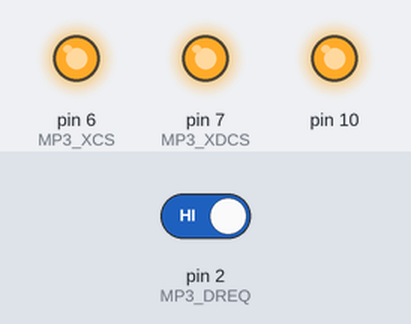
Bench run of a sketch on a simulated Arduino Uno, built with avr-gcc and run on an emulated ATmega328P. On the bench: output pins drawn as LEDs (lit = HIGH). The test bench sets the inputs (shaded band); at power-on: pin 2 (MP3_DREQ) HIGH. Random numbers use the default seed unless the sketch sets one; pins used as bus, display or sensor lines are not drawn.

Above: at 1.12 s.
1.3 s: pin 2 (MP3_DREQ) driven LOW
2.8 s: pin 2 (MP3_DREQ) driven HIGH
Timing chart, 0 to 11.8 s (numbered marks = the images above; inputs shaded):
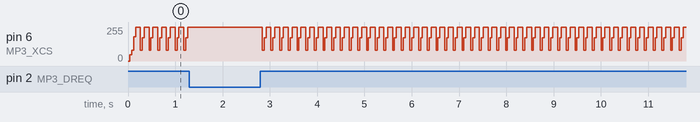

The sketch:

DSP_Asm_Sine.ino
```cpp
// VS1053b DSP code hack - Assembler stereo sine //

#include <SPI.h>

#define MP3_XCS   6
#define MP3_XDCS  7
#define MP3_DREQ  2
#define MP3_RST   8

//VS10xx SCI Registers
#define SCI_MODE        0x00
#define SCI_STATUS      0x01
#define SCI_BASS        0x02
#define SCI_CLOCKF      0x03
#define SCI_DECODE_TIME 0x04
#define SCI_AUDATA      0x05
#define SCI_WRAM        0x06
#define SCI_WRAMADDR    0x07
#define SCI_HDAT0       0x08
#define SCI_HDAT1       0x09
#define SCI_AIADDR      0x0A
#define SCI_VOL         0x0B
#define SCI_AICTRL0     0x0C
#define SCI_AICTRL1     0x0D
#define SCI_AICTRL2     0x0E
#define SCI_AICTRL3     0x0F

#define BPM 120


void setup() {

  pinMode(MP3_RST, OUTPUT);
  pinMode(MP3_DREQ, INPUT);
  pinMode(MP3_XCS, OUTPUT);
  pinMode(MP3_XDCS, OUTPUT);

  SPI.begin();

  SPI.setClockDivider(SPI_CLOCK_DIV16); // SPI speed 1MHz (16MHz / 16 = 1MHz)
  SPI.transfer(0xFF);

  digitalWrite(MP3_RST, HIGH);
  digitalWrite(MP3_XCS, HIGH);
  digitalWrite(MP3_XDCS, HIGH);

  load_code();

  WriteRegister(SCI_CLOCKF, 0x8BE8);    // set multiplier to 3.5x
  WriteRegister(SCI_VOL, 0x4F4F);       // left, right volume 0xFE-0x0
  WriteRegister(SCI_BASS, 0x0000);      // bass, treble control

  SPI.setClockDivider(SPI_CLOCK_DIV4);  // set SPI speed 4MHz (16MHz / 4 = 4MHz)

  WriteRegister(SCI_AUDATA, 0xAC44);    // set sample rate 44100 Hz
  WriteRegister(SCI_AIADDR, 0x50);      // plugin enable

}


void loop() {

  uint16_t tune = random(110, 4400);

  WriteRegister(SCI_AICTRL0, tune); // left channel frequency
  WriteRegister(SCI_AICTRL1, 4400-tune); // right channel frequency
  for (int i = 0; i < 16384; i = i + 8) WriteRegister(SCI_AICTRL2,16384-i); // both channel sine volume
  WriteRegister(SCI_AICTRL3, 0xA000); // both channel mix volume

  int tempo = 60000 / BPM;
  delay(tempo / 4);

}

void WriteRegister(char address, int data){

  while(!digitalRead(MP3_DREQ));
  digitalWrite(MP3_XCS, LOW);
  SPI.transfer(0x02);
  SPI.transfer(address);
  SPI.transfer((data >> 8) & 0xFF);
  SPI.transfer(data & 0xFF);
  while(!digitalRead(MP3_DREQ));
  digitalWrite(MP3_XCS, HIGH);

}

int ReadRegister(char address){

  while(!digitalRead(MP3_DREQ));
  digitalWrite(MP3_XCS, LOW);
  SPI.transfer(0x03);
  SPI.transfer(address);
  char response1 = SPI.transfer(0xFF);
  while(!digitalRead(MP3_DREQ));
  char response2 = SPI.transfer(0xFF);
  while(!digitalRead(MP3_DREQ));
  digitalWrite(MP3_XCS, HIGH);
  int resultvalue = response1 << 8;
  resultvalue |= response2;
  return resultvalue;

}

#define PLUGIN_SIZE 714

const static word plugin[PLUGIN_SIZE] PROGMEM = {

  0x0007,0x0001, /*copy 1*/
	0x8050,
	0x0006,0x02be, /*copy 702*/
	0x0030,0x0697,0x3700,0x0024,0x0000,0x0801,0xc010,0x0024,
	0x3f00,0x0024,0x2800,0x3140,0x0006,0x2016,0x3613,0x0024,
	0x3e12,0x0024,0x3e05,0xb814,0x3615,0x0024,0x3e00,0x3841,
	0x3e00,0xb850,0x0007,0x9250,0x3e14,0x7812,0xb880,0x930c,
	0x3800,0x0024,0x0030,0x00d0,0x3440,0x0024,0x2908,0x6400,
	0x3800,0x0024,0x003f,0xfcc1,0x0030,0x0050,0x3000,0x134c,
	0xb010,0x0024,0x38f0,0x0024,0x3430,0x8024,0x6284,0x0000,
	0x0010,0x0001,0x2800,0x30c5,0x0000,0x0024,0x002f,0xffc1,
	0xb010,0x0024,0x3800,0x0024,0x000b,0x4000,0x0006,0xc490,
	0x2908,0x7f80,0x3009,0x2000,0x0015,0xbd51,0x0030,0x0ad0,
	0x3800,0x0024,0x0000,0x01c0,0x2915,0x8300,0x0006,0xc050,
	0x0000,0x0300,0xb882,0x0024,0x2914,0xbec0,0x0006,0x6410,
	0x0001,0x0000,0x0030,0x0350,0x6284,0x2080,0x0000,0x0100,
	0x2800,0x2245,0x3800,0x0024,0xf202,0x0000,0xc010,0x0024,
	0x3800,0x0024,0x0030,0x0390,0x3000,0x0024,0x6080,0x0024,
	0x0006,0x6552,0x2800,0x2495,0x1fe0,0x0040,0x003f,0xffc0,
	0x3800,0x0024,0x1fe0,0x0040,0x0006,0x6410,0x3870,0x138c,
	0x3a00,0x00cc,0x0000,0x00c0,0x0030,0x03d2,0x3200,0x4024,
	0xb100,0x0024,0x002e,0xe001,0x3800,0x0024,0x3420,0x0024,
	0x6012,0x0024,0x0017,0x7001,0x2800,0x2fc5,0x6012,0x0024,
	0x000b,0xb801,0x2800,0x2ec5,0x6010,0x0024,0x0000,0x01c0,
	0x2800,0x2b15,0x0030,0x1090,0x3800,0x0024,0x0000,0x0080,
	0x0030,0x0050,0x3000,0x4024,0xc100,0x0024,0x3800,0x0024,
	0x0000,0x0000,0x0006,0x9f90,0x3009,0x2000,0x0006,0x9f50,
	0xb880,0xa000,0x0006,0x9fd0,0x3009,0x2000,0x36f4,0x5812,
	0x36f0,0x9810,0x36f0,0x1801,0x3405,0x9014,0x36f3,0x0024,
	0x36f2,0x0024,0x2000,0x0000,0x0000,0x0024,0x0000,0x01c0,
	0x0030,0x1090,0x2800,0x2b00,0x3800,0x0024,0x0000,0x0140,
	0x0030,0x1090,0x2800,0x2b00,0x3800,0x0024,0x2800,0x1c40,
	0xc010,0x0024,0x3613,0x0024,0x3e12,0x0024,0x3e05,0xb814,
	0x2912,0x1300,0x3645,0x0024,0x0007,0x9250,0xb880,0x0024,
	0x2912,0x1180,0x3800,0x0024,0x0000,0x0084,0x0018,0x0000,
	0x3613,0x0024,0x6890,0x3840,0x3e10,0x0024,0x002e,0xe000,
	0x2900,0x15c0,0x3e00,0x0024,0x36e3,0x0024,0x2908,0xbe80,
	0x002e,0xe005,0x0000,0x0241,0x0030,0x0690,0x3000,0x0024,
	0xc010,0x0024,0xb882,0x2000,0x0000,0x0000,0x0006,0xa050,
	0x3009,0x2000,0x0000,0x0100,0x0006,0xa010,0x3009,0x2000,
	0x0004,0x0000,0x2915,0x7ac0,0x0000,0x0010,0x2912,0x1300,
	0x0000,0x0024,0x0000,0x0280,0xb882,0x0024,0x2914,0xbec0,
	0x0002,0x0010,0x0030,0x0352,0x0030,0x0310,0x3000,0x184c,
	0x0002,0x0010,0x3850,0x0024,0x3210,0x0024,0x3810,0x0024,
	0x3200,0x0024,0x0030,0x03d2,0x38b0,0x0024,0x3860,0x0024,
	0x3200,0x0024,0x38b0,0x0024,0x2912,0x0ec0,0x3800,0x0024,
	0xf400,0x4001,0x0000,0x0100,0x6100,0x0024,0x0000,0x0100,
	0x2800,0x3b49,0x0000,0x0024,0x3413,0x184c,0xf400,0x4512,
	0xf400,0x4510,0x2912,0x1f80,0x34f3,0x0024,0x0000,0x0000,
	0x0000,0x0081,0x6012,0x0024,0x0000,0x0024,0x2800,0x4681,
	0x0000,0x0024,0xf400,0x4491,0x0002,0x0013,0x0000,0x0082,
	0x2900,0x6140,0x3613,0x0024,0x0002,0x0153,0x0000,0x0082,
	0x3213,0x184c,0xf400,0x4491,0x2900,0x6140,0x32f3,0x0024,
	0x2800,0x4200,0x6090,0x0024,0x0000,0x0080,0x3413,0x184c,
	0x3e10,0x0024,0x290c,0x7300,0x3e15,0x13cc,0x2800,0x3b40,
	0x36e3,0x0024,0x3e12,0xb817,0x3e12,0x7808,0x3e11,0xb811,
	0x3e15,0x7810,0x3e18,0xb823,0x3e18,0x3821,0x3e10,0x3801,
	0x48b2,0x0024,0x3e10,0x3801,0x3e11,0x3802,0x3009,0x3814,
	0x0030,0x0717,0x3f05,0xc024,0x0030,0x0351,0x3100,0x0024,
	0x4080,0x0024,0x0030,0x10d1,0x2800,0x5345,0x0001,0x800a,
	0x0006,0x6514,0x3111,0x8024,0x6894,0x13c1,0x6618,0x0024,
	0xfe44,0x1000,0x4cb2,0x0406,0x3c10,0x0024,0x3c50,0x4024,
	0x34f0,0x4024,0x661c,0x1040,0xfe64,0x0024,0x4cb2,0x0024,
	0x3cf0,0x4024,0xbc82,0x3080,0x0030,0x0351,0x3100,0x8024,
	0xfea8,0x0024,0x5ca2,0x0024,0x0000,0x0182,0xac22,0x0024,
	0xf7c8,0x0024,0x48b2,0x0024,0xac22,0x0024,0x2800,0x56c0,
	0xf7cc,0x1002,0x0030,0x0394,0x3400,0x4024,0x3100,0x184c,
	0x0006,0xc051,0x291e,0x8080,0x0006,0x6410,0x4088,0x1001,
	0x0030,0x1111,0x3100,0x184c,0x0006,0xc051,0x291e,0x8080,
	0x0006,0x6550,0x0006,0x6694,0x408c,0x1002,0xf224,0x0024,
	0x0006,0xa017,0x2800,0x5ad5,0x0000,0x0024,0x2800,0x5bc1,
	0x0006,0x6410,0x3050,0x0024,0x3000,0x4024,0x6014,0x0024,
	0x0000,0x0024,0x2800,0x5a19,0x0000,0x0024,0xf400,0x4040,
	0x38b0,0x0024,0x2800,0x5bc0,0x3800,0x0024,0x2800,0x5b81,
	0x0000,0x0024,0xf400,0x4106,0xf400,0x4184,0x0030,0x06d5,
	0x3d05,0x5bd4,0xf400,0x4115,0x36f1,0x1802,0x36f0,0x1801,
	0x2210,0x0000,0x36f0,0x1801,0x36f8,0x1821,0x36f8,0x9823,
	0x0006,0x9f57,0x0020,0xffd0,0x3009,0x1c11,0x3985,0x4024,
	0x3981,0x8024,0x3009,0x3c11,0x36f5,0x5810,0x36f1,0x9811,
	0x36f2,0x5808,0x3602,0x8024,0x0030,0x0717,0x2100,0x0000,
	0x3f05,0xdbd7,0x3e12,0xb814,0x0000,0x800a,0x3e10,0x3801,
	0x3e10,0xf804,0x3e11,0x7806,0x3e11,0xf810,0x3e14,0xb80d,
	0x3e13,0xf80e,0x6822,0x0cc6,0x0000,0x01c1,0x2800,0x6958,
	0x4290,0x0c44,0xb78e,0x0fc5,0xaf1e,0x400e,0x0000,0x1fc0,
	0x0010,0x4001,0x0020,0x1fd4,0x2400,0x690e,0x3e00,0x3801,
	0xb50a,0x9801,0x4512,0x0024,0xd494,0x4055,0xbc82,0x9603,
	0xfea6,0x9403,0x56c2,0x0f8c,0x4cb2,0x0c42,0xfea2,0x0c42,
	0x48b2,0x0403,0xfea6,0x0024,0x4cb2,0x0024,0xf7c2,0x1800,
	0x4efa,0x2481,0x3b11,0x1bcc,0x3bf1,0x4024,0x36f3,0xd80e,
	0x36f4,0x980d,0x36f1,0xd810,0x36f1,0x5806,0x36f0,0xd804,
	0x36f0,0x1801,0x2000,0x0000,0x36f2,0x9814,
	0x0007,0x0001, /*copy 1*/
	0x8023,
	0x0006,0x0002, /*copy 2*/
	0x2a00,0x484e,

};

void load_code(void){

  int i = 0;
  while (i< PLUGIN_SIZE) {
    word addr, n, val;
    addr = pgm_read_word (&(plugin[i++]));
    n = pgm_read_word (&(plugin[i++]));
    if (n & 0x8000U) {
      n &= 0x7FFF;
      val = pgm_read_word (&(plugin[i++]));
      while (n--) {
        WriteRegister(addr , val);
      }
    }
    else {
      while (n--) {
        val = pgm_read_word (&(plugin[i++]));
        WriteRegister(addr , val);
      }
    }
  }
  return;

}
```

Measured:
- after the input at 1.3 s, every drawn part: stays the same
- after the input at 2.8 s, pin 6 (MP3_XCS): 255/255 → 79/255 at once, then repeats every 0.18 s: 173/255 0.04 s, 255/255 0.10 s, 79/255 0.04 s
